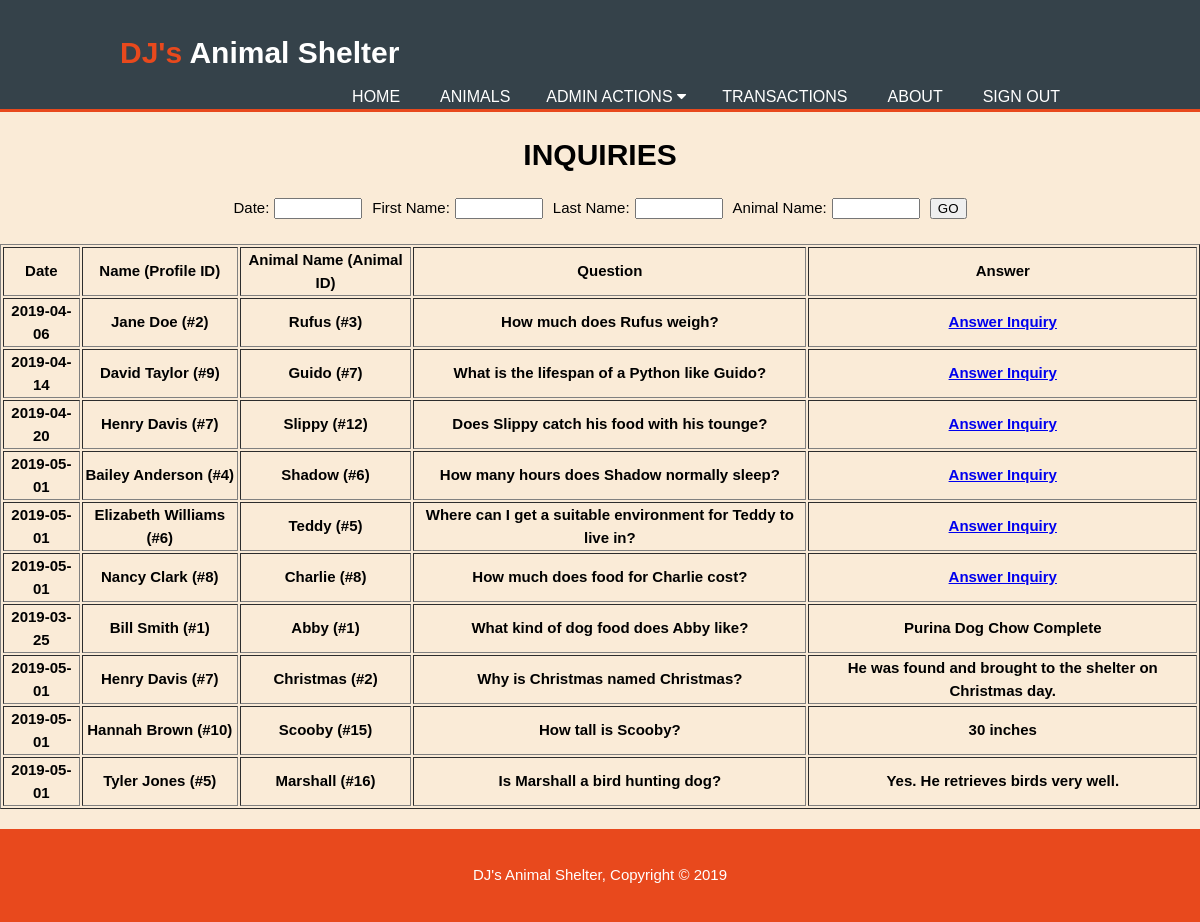
The app's page /admin_inquiries.php with its own data.
### tables this page shows
CREATE TABLE `inquiries` (
  `INQUIRY_ID` int(11) NOT NULL,
  `PROFILE_ID` int(11) NOT NULL,
  `Inquiry_Date` date NOT NULL,
  `ANIMAL_ID` int(11) NOT NULL,
  `First_Name` varchar(100) NOT NULL,
  `Last_Name` varchar(100) NOT NULL,
  `Animal_Name` varchar(100) NOT NULL,
  `Question` varchar(150) NOT NULL,
  `Answer` varchar(150) DEFAULT NULL
);

### src/admin_inquiries_filters.php (the view, shortened to what this page needs)
<?php
        echo '<table border = "1" align = "center">';
        echo '<tr>';
        echo '<th>Date</th>';
        echo '<th>Name (Profile ID)</th>';
        echo '<th>Animal Name (Animal ID)</th>';
        echo '<th>Question</th>';
        echo '<th>Answer</th>';
        echo '</tr>';
        $result = mysqli_query($con, "SELECT INQUIRY_ID, PROFILE_ID, First_Name, Last_Name, Animal_Name, ANIMAL_ID, Question, Answer, Inquiry_Date from inquiries WHERE Answer IS NULL");
        $result2 = mysqli_query($con, "SELECT INQUIRY_ID, PROFILE_ID, First_Name, Last_Name, Animal_Name, ANIMAL_ID, Question, Answer, Inquiry_Date from inquiries WHERE Answer IS NOT NULL");
        $date = $_SESSION['inquiry_date'];
        $fname = $_SESSION['inquiry_first_name'];
        $lname = $_SESSION['inquiry_last_name'];
        $a_name = $_SESSION['inquiry_a_name'];
        if(mysqli_num_rows($result) > 0)
        {
            while($row = $result->fetch_assoc())
            {
                $i_date = $row['Inquiry_Date'];
                $first_name = $row['First_Name'];
                $last_name = $row['Last_Name'];
                $animal_name =$row['Animal_Name'];
                $profile_id = $row['PROFILE_ID'];
                $animal_id = $row['ANIMAL_ID'];
                if($date != "" && $fname != "" && $lname != "" && $a_name != "")
                {
                    if($date == $i_date && $fname == $first_name && $lname == $last_name && $a_name == $animal_name)
                    {
                        echo '<tr>';
                        echo '<th>' . $i_date . '</th>';
                        echo '<th>' . $first_name . ' ' . $last_name . ' (#' . $profile_id . ')</th>';
                        echo '<th>' . $animal_name . ' (#' . $animal_id . ')</th>';
                        echo '<th>' . $row['Question'] . '</th>';
                        echo '<th><li style = "list-style: none"><a class = "answer" href = "?link=' . $row['INQUIRY_ID'] . '">Answer Inquiry</a></li></th>';
                        echo '</tr>';
                    }
                }
                else
                {
                    echo '<tr>';
                    echo '<th>' . $i_date . '</th>';
                    echo '<th>' . $first_name . ' ' . $last_name . ' (#' . $profile_id . ')</th>';
                    echo '<th>' . $animal_name . ' (#' . $animal_id . ')</th>';
                    echo '<th>' . $row['Question'] . '</th>';
                    echo '<th><li style = "list-style: none"><a class = "answer" href = "?link=' . $row['INQUIRY_ID'] . '">Answer Inquiry</a></li></th>';
                    echo '</tr>';
                }
            }
        }
        if(mysqli_num_rows($result2) > 0)
        {
            while($row2 = $result2->fetch_assoc())
            {
                $i_date = $row2['Inquiry_Date'];
                $first_name = $row2['First_Name'];
                $last_name = $row2['Last_Name'];
                $animal_name =$row2['Animal_Name'];
                $profile_id = $row2['PROFILE_ID'];
                $animal_id = $row2['ANIMAL_ID'];
                if($date != "" && $fname != "" && $lname != "" && $a_name != "")
                {
                    if($date == $i_date && $fname == $first_name && $lname == $last_name && $a_name == $animal_name)
                    {
                        echo '<tr>';
                        echo '<th>' . $i_date . '</th>';
                        echo '<th>' . $first_name . ' ' . $last_name . ' (#' . $profile_id . ')</th>';
                        echo '<th>' . $animal_name . ' (#' . $animal_id . ')</th>';
                        echo '<th>' . $row2['Question'] . '</th>';
                        echo '<th>' . $row2['Answer'] . '</th>';
                        echo '</tr>';
                    }
                }
                else
                {
                    echo '<tr>';
                    echo '<th>' . $i_date . '</th>';
                    echo '<th>' . $first_name . ' ' . $last_name . ' (#' . $profile_id . ')</th>';
                    echo '<th>' . $animal_name . ' (#' . $animal_id . ')</th>';
                    echo '<th>' . $row2['Question'] . '</th>';
                    echo '<th>' . $row2['Answer'] . '</th>';
                    echo '</tr>';
                }
            }
        }
        echo '</table>';
?>

### src/admin_inquiries.php (shortened to what this page needs)
<!DOCTYPE html>
<html>
	<head>
		<link rel="stylesheet" href= "./style.css">
	</head>
	<body>
		<header>
			<div class= "container">
				<div id= "branding">
					<h1><span class= "highlight">DJ's</span> Animal Shelter</h1>
				</div>
				<nav>
					<ul>
						<div class="navbar">
							<li><a href= "admin_home.php">Home</a></li>
							<li><a href = "admin_animals.php">Animals</a></li>
							<div class="dropdown">
							<link rel="stylesheet" href="https://cdnjs.cloudflare.com/ajax/libs/font-awesome/4.7.0/css/font-awesome.min.css">
								<font class="dropbtn">ADMIN ACTIONS <i class="fa fa-caret-down"></i></font>
							</div>
							<li><a href = "transactions.php">Transactions</a></li>
							<li><a href= "about.php">About</a></li>
							<li><a href= "?sign_out" >Sign Out</a></li>
						</div>
					</ul>
				</nav>
			</div>
		</header>
		<h1 align = "center">INQUIRIES</h1>
        <?php
            echo '<div class = "center">';
                echo '<form method="post" action="">';
                    echo '<font>Date:</font>';
                    echo '<input type = "text" name = "date" value = "' . $_SESSION['inquiry_date'] . '"/>';
                    echo '<font>First Name:</font>';
                    echo '<input type = "text" name = "first_name" value = "' . $_SESSION['inquiry_first_name'] . '"/>';
                    echo '<font>Last Name:</font>';
                    echo '<input type = "text" name = "last_name" value = "' . $_SESSION['inquiry_last_name'] . '"/>';
                    echo '<font>Animal Name:</font>';
                    echo '<input type = "text" name = "a_name" value = "' . $_SESSION['inquiry_a_name'] . '"/>';
                    echo '<input type = "submit" name = "submit" class = button value = "GO"/>';
                echo '</form>';
            echo '</div>';
            include('connection.php');
            if(mysqli_num_rows(mysqli_query($con, "SELECT Question, Answer from inquiries")) == 0)
                echo '<h2 align = "center">No Inquiries Made</h2>';
            else
                include('admin_inquiries_filters.php');
        ?>
		<footer>
			<p>DJ's Animal Shelter, Copyright &copy; 2019</p>
		</footer>
	</body>
</html>

### src/style.css (style rules this page uses)
body { font-family: Arial, Halvertica, sans-serif; font-size: 15px; line-height: 1.5; padding: 0; margin: 0; background-color: #FAEBD7; }
.container { width: 80%; margin: auto; overflow: hidden; }
ul { margin: 0; padding: 0; }
header { background: #35424a; color: #ffffff; padding-top: 30px; min-height: 70px; border-bottom: #e8491d 3px solid; }
header a { color: #ffffff; text-decoration: none; text-transform: uppercase; font-size: 16px; }
header li { float: left; display: inline; padding: 0 20px 0 20px; }
header #branding { float: left; }
header #branding h1 { margin: 0; }
header nav { float: right; margin-top: 10px; }
header .highlight, header .current a { color: #e8491d; font-weight: bold; }
footer { padding: 20px; margin-top: 20px; color: #ffffff; background-color: #e8491d; text-align: center; }

### src/admin_inquiries.php (style rules this page uses)
.center { text-align: center; margin-bottom: 10px; }
input[type = "text"] { width: 80px; margin-right: 10px; margin-left: 5px; margin-bottom: 15px; }
.navbar { overflow: hidden; font-family: Arial; }
.navbar a { float: left; font-size: 16px; color: white; text-align: center; text-decoration: none; }
.dropdown { float: left; overflow: hidden; }
.dropdown .dropbtn { font-size: 16px; border: none; outline: none; color: white; padding: 14px 16px; background-color: inherit; font-family: inherit; margin: 0; }

### records on screen
inquiries: Inquiry_Date "2019-04-06", First_Name "Jane", Last_Name "Doe", PROFILE_ID "2", Animal_Name "Rufus", ANIMAL_ID "3", Question "How much does Rufus weigh?"
inquiries: Inquiry_Date "2019-04-14", First_Name "David", Last_Name "Taylor", PROFILE_ID "9", Animal_Name "Guido", ANIMAL_ID "7", Question "What is the lifespan of a Python like Guido?"
inquiries: Inquiry_Date "2019-04-20", First_Name "Henry", Last_Name "Davis", PROFILE_ID "7", Animal_Name "Slippy", ANIMAL_ID "12", Question "Does Slippy catch his food with his tounge?"
inquiries: Inquiry_Date "2019-05-01", First_Name "Bailey", Last_Name "Anderson", PROFILE_ID "4", Animal_Name "Shadow", ANIMAL_ID "6", Question "How many hours does Shadow normally sleep?"
inquiries: Inquiry_Date "2019-05-01", First_Name "Elizabeth", Last_Name "Williams", PROFILE_ID "6", Animal_Name "Teddy", ANIMAL_ID "5", Question "Where can I get a suitable environment for Teddy to live in?"
inquiries: Inquiry_Date "2019-05-01", First_Name "Nancy", Last_Name "Clark", PROFILE_ID "8", Animal_Name "Charlie", ANIMAL_ID "8", Question "How much does food for Charlie cost?"
inquiries: Inquiry_Date "2019-03-25", First_Name "Bill", Last_Name "Smith", PROFILE_ID "1", Animal_Name "Abby", ANIMAL_ID "1", Question "What kind of dog food does Abby like?", Answer "Purina Dog Chow Complete"
inquiries: Inquiry_Date "2019-05-01", First_Name "Henry", Last_Name "Davis", PROFILE_ID "7", Animal_Name "Christmas", ANIMAL_ID "2", Question "Why is Christmas named Christmas?", Answer "He was found and brought to the shelter on Christmas day."
inquiries: Inquiry_Date "2019-05-01", First_Name "Hannah", Last_Name "Brown", PROFILE_ID "10", Animal_Name "Scooby", ANIMAL_ID "15", Question "How tall is Scooby?", Answer "30 inches"
inquiries: Inquiry_Date "2019-05-01", First_Name "Tyler", Last_Name "Jones", PROFILE_ID "5", Animal_Name "Marshall", ANIMAL_ID "16", Question "Is Marshall a bird hunting dog?", Answer "Yes. He retrieves birds very well."
